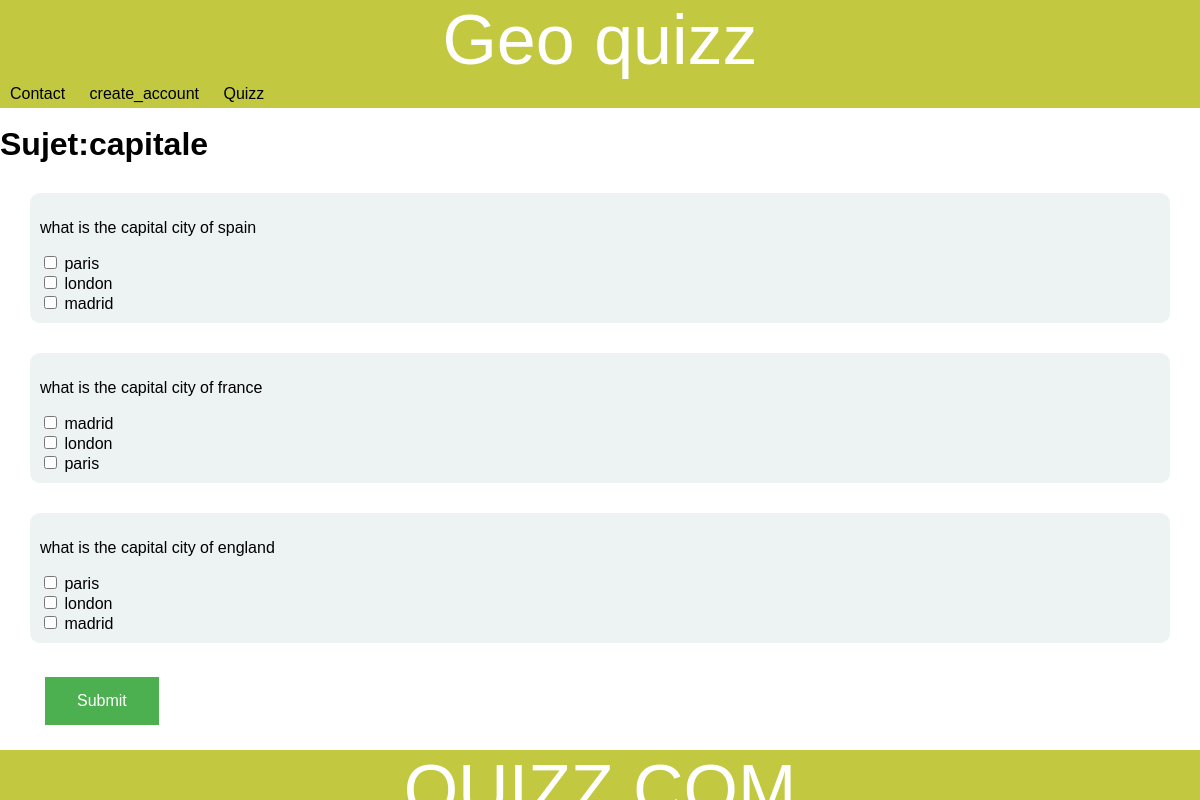
Screenshot of /capitale.php with the database file from the repository.
### tables this page shows
CREATE TABLE IF NOT EXISTS `quizz` (
  `quizz_id` int(11) NOT NULL AUTO_INCREMENT COMMENT 'Quizz Identifiant',
  `quizz_name` varchar(255) NOT NULL COMMENT 'Quizz name',
  PRIMARY KEY (`quizz_id`)
);

CREATE TABLE IF NOT EXISTS `question` (
  `question_id` int(11) NOT NULL AUTO_INCREMENT COMMENT 'question_identification',
  `question_title` varchar(255) NOT NULL COMMENT 'title of the question',
  `question_quizz_id` int(11) NOT NULL COMMENT 'link question quizz',
  `question_input_type` varchar(255) NOT NULL COMMENT 'input of the question',
  PRIMARY KEY (`question_id`),
  KEY `question_quizz_id_fk` (`question_quizz_id`)
);

CREATE TABLE IF NOT EXISTS `answer` (
  `answer_id` int(11) NOT NULL AUTO_INCREMENT COMMENT 'answer identifier',
  `answer_text` varchar(255) NOT NULL COMMENT 'text of the answer',
  `is_valid_answer` tinyint(1) NOT NULL COMMENT 'valid answer for question',
  `answer_question_id` int(11) NOT NULL COMMENT 'question related',
  PRIMARY KEY (`answer_id`)
);

### database.php (called while the page is built, shortened)
<?php
    function getAllQuizz(){
        $query ='select * from quizz';
        return executeQuery($query,null);
    }
    function getQuizzByName($QuizzName){
        $params=array('QuizzName' => $QuizzName);
        $query ='select * from quizz where quizz.Quizz_name= :QuizzName';
        return executeQuery($query,$params);
    }
    function getQuestionByQuizzId($QuizzId){
        $params = array('quizzID' => $QuizzId);
        $query='select * from question where question_quizz_id= :quizzID';
        return executeQuery($query,$params);
    }
    function getAnswerQuestionID($questionID){
        $params=array('answer_question_id'=> $questionID);
        $query='select * from answer where answer.answer_question_id= :answer_question_id';
        return executeQuery($query,$params);
    }
    function executeQuery($query,$params){
        $bdd=new PDO('mysql:hoost=localhost;dbname=quizzdb','root');
        try{
            $res=$bdd->prepare($query);
            $res->execute($params);
            $data=$res->fetchAll();
            return $data;
        }catch (PDOException $e){
            var_dump($e);
        }
    }
?>

### capitale.php (the view, shortened to what this page needs)
<?php include 'database.php';
    $quizz=getQuizzByName('capitale');
    $questiondata=getQuestionByQuizzId($quizz[0][0]);
?>
<!DOCTYPE html>
<html>
    <head>
        <link rel="stylesheet" href="main.css" />
        <link rel="stylesheet" href="common.css" />
    </head>
    <?php include 'header.php'?>
    <body>
            <div class="header">
                <h1 id="title"> Sujet:<?php echo $quizz[0][1]?></h1>
            </div>
            <div>
                <form action="QuestionCheck.php?quizz=<?php echo $quizz[0][1]?>"  method = "POST">
                    <?php foreach($questiondata as $question){?>
                        <div class="quesFrame" >
                            <p style="font-size: 22;"><?php echo $question[1]?></p>
                                <?php foreach(getAnswerQuestionID($question[0]) as $answer){?>
                                    <input type="checkbox" name=<?php echo $question[0]?> value=<?php echo $answer[0]?> > <?php echo $answer[1]?><br>
                                <?php }?>
                        </div>
                    <?php }?>
                    <input type="Submit" value="Submit" class="submitBtn">
                </form>
            </div>
        </body>
    <?php include 'Footer.php'?>
</html>

### header.php (shortened to what this page needs)
<?php include_once 'database.php';?>
<header>
    <a id="headertitle" href="home.php">Geo quizz</a>
    <nav>
    <div class="menuCategory">
        <a href="search.php">Contact<a/>
    </div>
    <div class="menuCategory">
        <a href="create_account.php">create_account<a/>
    </div>
    <div class="menuCategory">
        <span class="navtitle">Quizz</span>
            <?php foreach(getAllQuizz() as $quizzheader){
                ?>
            <a href="<?php echo $quizzheader['quizz_name'];?>.php">
                <?php echo $quizzheader['quizz_name'];?>
                </a>
        <?php }?>
    </div>
    </nav>
</header>

### Footer.php (shortened to what this page needs)
<footer><a id="headertitle" href="Home.php">QUIZZ.COM</a>
</footer>

### main.css (style rules this page uses)
body { margin: 0px; --aside-width: 200px; --horizontal-margin:10px; --picture-width:200px; padding-bottom:50px; }
header { text-align: center; width:100%; margin-top: 0px; margin-left: 0px; padding-bottom: 5px; height: 100px; background-color: #c2c941; }
html { background-color: white; }
footer { position: fixed; bottom: 0px; left: 0px; text-align: center; width:100%; margin-left: 0px; vertical-align: bottom; background-color: #c2c941; height: 50px; }
footer a { color: green; text-decoration:none; vertical-align: center; }
nav { text-align: left; background-color: #c2c941; }
nav a, nav span { color:black; text-decoration: none; transition:color linear 0.2s; }
#headertitle { font-size: 70px; color: white; text-decoration:none; }
.menuCategory { display: inline-block; position:relative; padding:5px 10px; }
.quesFrame { background-color:#edf2f2; border-radius: 10px; padding: 10px; margin: 30px; }
.submitBtn { background-color:#4CAF50 ; color: white; padding: 15px 32px; text-align: center; text-decoration: none; display: inline-block; font-size: 16px; margin: 4px 45px; cursor: pointer; border: none; }

### common.css (style rules this page uses)
* { font-family: arial; }

### rows the page displays
quizz: quizz_name "capitale"
question: question_title "what is the capital city of spain"
answer: answer_text "paris"
answer: answer_text "london"
answer: answer_text "madrid"
question: question_title "what is the capital city of france"
answer: answer_text "madrid"
answer: answer_text "london"
answer: answer_text "paris"
question: question_title "what is the capital city of england"
answer: answer_text "paris"
answer: answer_text "london"
answer: answer_text "madrid"
